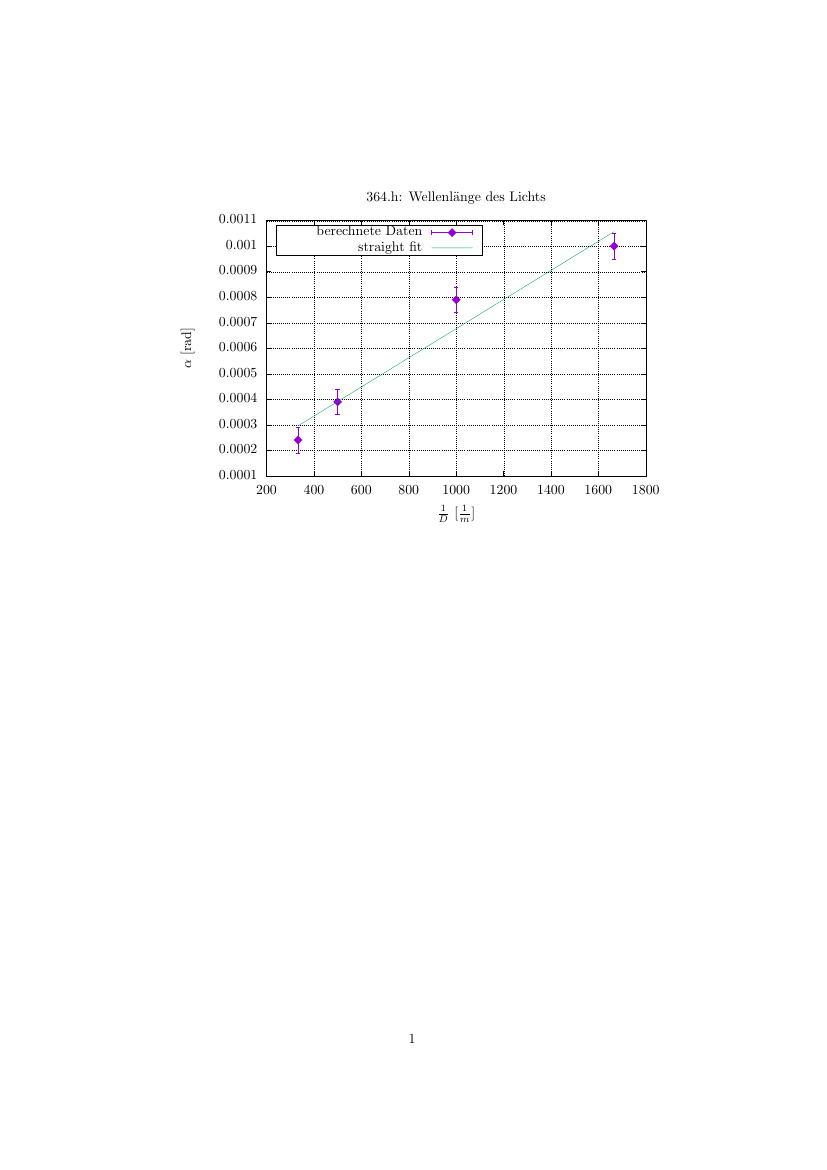

Write gnuplot code to recreate this figure.
set terminal epslatex color
set output "output.tex"
set title '364.h: Wellenlänge des Lichts'
set xlabel '$\frac{1}{D}$ $[\frac{1}{m}]$'
set ylabel '$\alpha$ [rad]'
set grid
set key box top left
f(x) = m*x+n
fit f(x) 'alpha.dat' using 2:1 via m,n
plot 'alpha.dat' using 2:1:3 with yerrorbars title 'berechnete Daten' pt 13 pointsize 2,\
        f(x) title 'straight fit'

# pt 0 pixel
# pt 1 plus
# pt 13 dot
# lw linewidth
# ps pointsize
